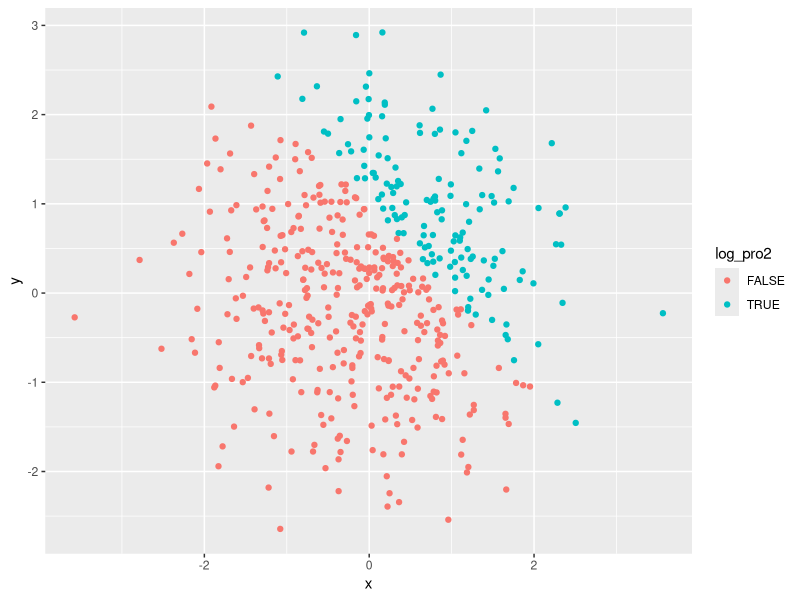

Write R code to recreate this figure.
## ---- chunk 1
library(tidyverse)
  vec_numeric = rnorm(8)
  vec_logical = vec_numeric > 0
  vec_char = c("a","a","a","a","a","a","a","")
  vec_factor = factor(c("a","a","b","b","b","c","c","c"))
hm1_df = tibble(
  vec_numeric,
  vec_logical,
  vec_char,
  vec_factor
)

mean(hm1_df$vec_numeric)
mean(hm1_df$vec_logical)
mean(hm1_df$vec_char)
mean(hm1_df$vec_factor)
## ---- chunk 2

as.numeric(vec_logical) * vec_numeric
as.factor(vec_logical) * vec_numeric
as.numeric(as.factor(vec_logical)) * vec_numeric
## ---- chunk 3
x = rnorm(500)
y = rnorm(500)
log_pro2 = x + y > 1
num_pro2 = as.numeric(log_pro2)
fac_pro2 = as.factor(log_pro2)
pro2_df = tibble(
  x,y,log_pro2,num_pro2,fac_pro2
)

## ---- chunk 4
scatterplot1 = ggplot(pro2_df, aes(x = x, y = y,color = log_pro2)) + geom_point()
scatterplot2 =ggplot(pro2_df, aes(x = x, y = y,color = num_pro2)) + geom_point()
scatterplot3 =ggplot(pro2_df, aes(x = x, y = y,color = fac_pro2)) + geom_point()
ggsave("scatterplot1.pdf", scatterplot1)
